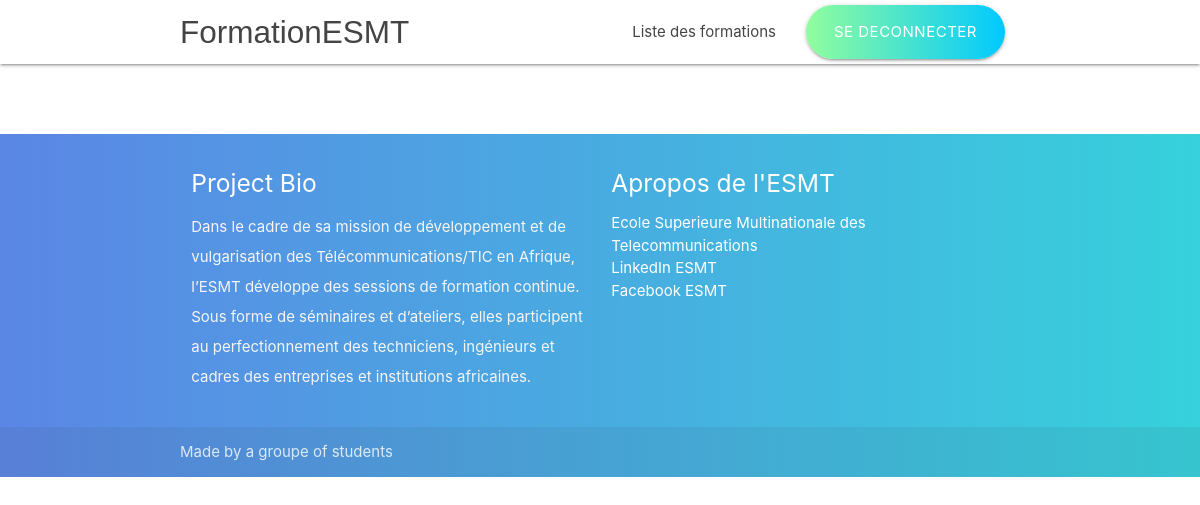
/liste_formation, run on an earlier commit of the app's database.
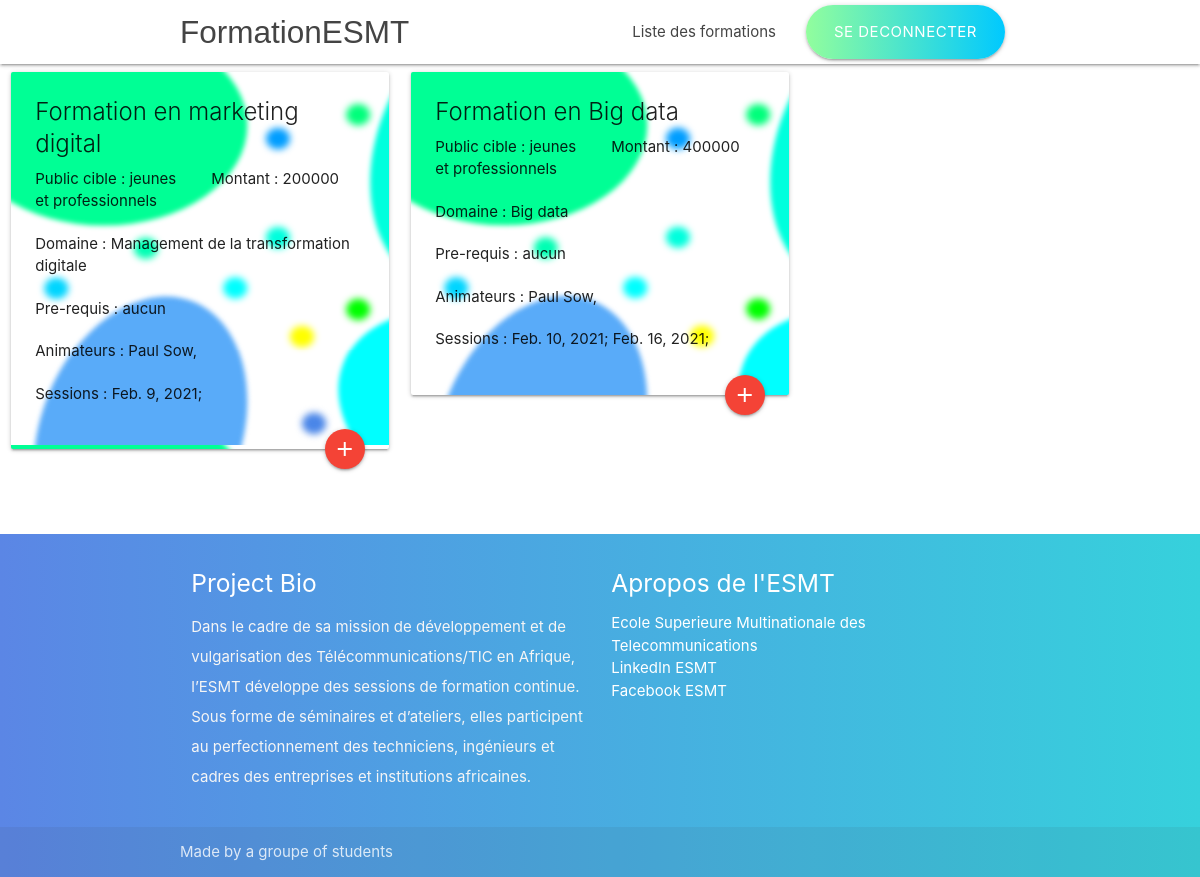
And on a later commit of the database.
### catalogueESMT/models.py (models this page shows, shortened)
class Formation(models.Model):
    intitule = models.CharField(max_length=50)
    public_cible = models.CharField( max_length=90)
    prerequis = models.CharField(max_length=255,null=True,blank=True)
    montant = models.IntegerField(default=0)
    animateurs = models.ManyToManyField("Animateur", through="Animation",related_name="formations")
    fiche_programme = models.CharField(max_length=255)
    DOMAINE_A_CHOISIR = [(1,"Objets connectés"),(2,"Panorama des réseaux et services"),(3,"Réseaux mobiles et évolutions"),(4,"Multimédia et Audiovisuel"),
                                    (5,"Radiofréquences et Environnement"),(6,"Réseaux d’Infrastructure"),(7,"Energies nouvelles et renouvelables"),(8,"Développement Web & Mobile"),
                                    (9,"Développement Web & Mobile"),(10,"Economie et Régulation du numérique"),(11,"Réseaux Informatiques et IoT"),(12,"Administration Système"),
                                    (13,"Cloud Computing & Virtualisation"),(14,"Big data"),(15,"Sécurité des Réseaux et des Systèmes d’Information"),(16,"Bases de Données et Applications"),
                                    (18,"Intelligence Artificielle"),(19,"Cyber Security"),(20,"Management de la transformation digitale"),]
    domaine_choisi = models.IntegerField(choices=DOMAINE_A_CHOISIR)

class User(AbstractUser):
    USER_TYPE_CHOICES = [(1,"Gestionnaire"),(2,"Animateur"),(3,"Participant")]
    user_type = models.IntegerField(choices=USER_TYPE_CHOICES,default=3)
    telephone = models.CharField(max_length=50,null=True,blank=True)

class Animateur(User):
    profession = models.CharField(max_length=50)

class User(AbstractUser):
    USER_TYPE_CHOICES = [(1,"Gestionnaire"),(2,"Animateur"),(3,"Participant")]
    user_type = models.IntegerField(choices=USER_TYPE_CHOICES,default=3)
    telephone = models.CharField(max_length=50,null=True,blank=True)

class Session(models.Model):
    date = models.DateField()
    duree = models.IntegerField(default=0)
    lieu = models.CharField(max_length=50)
    formation = models.ForeignKey("Formation",on_delete=models.CASCADE)

### catalogueESMT/views.py (the view)
# urls.py: path('liste_formation',views.liste_formation,name="liste_formation"),
def liste_formation(request):
    formations = set()
    animateurs_dict = dict()
    periode = datetime.datetime.now().year
    sessions = Session.objects.filter(date__year=periode)
    for i in sessions :
        formations.add(Formation.objects.get(pk=i.formation.pk))
    for i in formations:
        animateurs_dict[i]= i.animateurs.all()
    return render(request,'catalogueESMT/formation/lister_formation.html',{'formations':formations, 'sessions':sessions, 'animateurs':animateurs_dict})

### catalogueESMT/templates/catalogueESMT/formation/lister_formation.html
{% extends 'catalogueESMT/base.html'%}
{% load static %}
{% block navbar %}
    <ul class="right hide-on-med-and-down">
        <li><a href="{% url 'catalogueESMT:logout'%}" class="btn-large waves-effect waves-light button-per">Se deconnecter</a></li>
    </ul>
{% endblock %}
{% block content %}
<div class="row">
    {% for formation in formations %}
        <div class="col s12 m4">
            <div class="card svg_background">
                <div class="card-content">
                    <span class="card-title">{{ formation.intitule }}</span>
                    <div class="row">
                            <span class="col s6 left">Public cible : {{ formation.public_cible }}</span>
                            <span class="col s6 ">Montant : {{ formation.montant }}</span>
                    </div>
                    <div class="row">
                        {% for k,v in formation.DOMAINE_A_CHOISIR %}
                            {% if k == formation.domaine_choisi %}
                                <span class="col s12">Domaine : {{ v }}</span>
                            {% endif %}
                        {% endfor %}
                    </div>
                    <div class="row">
                            {% if formation.prerequis == '' %}
                                <span class="col s12">Pre-requis : Aucun</span>
                            {% else %}
                                <span class="col s12">Pre-requis : {{formation.prerequis}}</span>
                            {% endif %}
                    </div>
                    <div class="row">
                        <span class="col s12">Animateurs :
                        {% for k,v in animateurs.items %}
                            {% if k == formation%}
                                {% for animateur in v %}
                                    {{ animateur.first_name }} {{ animateur.last_name }},
                                {% endfor %}
                            {% endif %}
                        {% endfor %}
                        </span>
                    </div>
                    <div class="row">
                        <span class="col s12">Sessions :
                            {% for session in sessions%}
                                {% if session.formation == formation %}
                                    {{ session.date }};
                                {% endif %}
                            {% endfor %}
                        </span>
                    </div>
                    <a class="btn-floating halfway-fab waves-effect waves-light red"><i class="material-icons">add</i></a>
                </div>
            </div>
        </div>
    {% endfor %}
</div>
{% endblock %}

### catalogueESMT/templates/catalogueESMT/base.html (shortened to what this page needs)
{% load static %}
<!DOCTYPE html>
<html>
  <head>
    <link type="text/css" rel="stylesheet" href="{% static 'css/materialize.css'%}"  media="screen,projection"/>
    <link type="text/css" rel="stylesheet" href="{% static 'css/style.css'%}"  media="screen,projection"/>
  </head>
  <body>
    <nav class="white" role="navigation">
      <div class="nav-wrapper container">
        <a id="logo-container" href="#" class="brand-logo forma-logo">FormationESMT</a>
        {% block navbar %}
        {% endblock %}
        <ul class="right hide-on-med-and-down">
          <li>
            <a href="{% url 'catalogueESMT:liste_formation'%}">Liste des formations</a>
          </li>
        </ul>
      </div>
    </nav>
    {% block content %}
    {% endblock %}
    <div class="container">
      <div class="section">
      </div>
    </div>
    <footer class="page-footer per-back">
      <div class="container">
        <div class="row">
          <div class="col l6 s12">
            <h5 class="white-text">Project Bio</h5>
            <p class="grey-text text-lighten-4">Dans le cadre de sa mission de développement et de vulgarisation des Télécommunications/TIC en Afrique, l’ESMT développe des sessions de formation continue. Sous forme de séminaires et d’ateliers, elles participent au perfectionnement des techniciens, ingénieurs et cadres des entreprises et institutions africaines.  </p>
          </div>
          <div class="col l6 s12">
            <h5 class="white-text">Apropos de l'ESMT</h5>
            <ul>
              <li><a class="white-text" href="www.esmt.sn">Ecole Superieure Multinationale des Telecommunications</a></li>
              <li><a class="white-text" href="https://www.linkedin.com/company/esmt-dakar/">LinkedIn ESMT</a></li>
              <li><a class="white-text" href="https://web.facebook.com/ESMTSenegal">Facebook ESMT</a></li>
            </ul>
          </div>
        </div>
      </div>
      <div class="footer-copyright">
        <div class="container">
        Made by a groupe of students
        </div>
      </div>
    </footer>
  </body>
</html>

### catalogueESMT/static/css/style.css (style rules this page uses)
nav ul a, nav .brand-logo { color: #444; }
.forma-logo { font-family: Harrington, Tahoma, Geneva, Verdana, sans-serif; }
p { line-height: 2rem; }
footer.page-footer { margin: 0; }
.button-per { background: linear-gradient(to left, #00c9ff, #92fe9d); border-radius: 50px; }
.per-back { background: linear-gradient(to left, #36d1dc, #5b86e5); }
.svg_background { background-image: url(../ressource/formation_background_1.svg); }

What changed in the data, as far as the page shows it:
added Formation: intitule "Formation en marketing digital", public_cible "jeunes et professionnels", montant "200000", DOMAINE_A_CHOISIR "Management de la transformation digitale", prerequis "aucun"
added Animateur: first_name "Paul", last_name "Sow"
added Session: date "Feb. 9, 2021", shown under "Formation en marketing digital"
added Formation: intitule "Formation en Big data", public_cible "jeunes et professionnels", montant "400000", DOMAINE_A_CHOISIR "Big data", prerequis "aucun"
added Session: date "Feb. 10, 2021", shown under "Formation en Big data"
added Session: date "Feb. 16, 2021", shown under "Formation en Big data"
